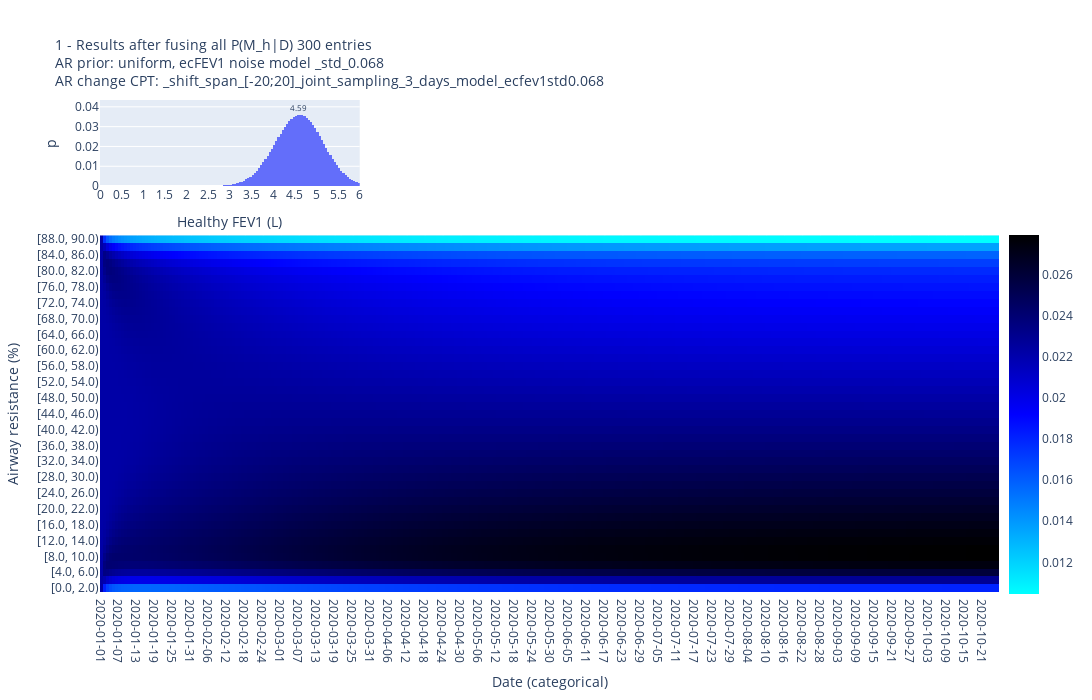

Notebook code cell kept with this figure:
### Code cell
# df_for_ID = df[df.ID == "117"]

# dftmp, _, _ = dh.find_longest_consec_series(df_for_ID)

# ecfef2575_cols = [
#     "ecFEF2575%ecFEV1",
#     "idx ecFEF2575%ecFEV1",
#     "idx ecFEF25-75 % ecFEV1 (%)",
# ]
# ecfev1_cols = [
#     "ecFEV1",
#     "idx ecFEV1 (L)",
# ]

# obs = "ecFEV1, ecFEF25-75"
# obs = "ecFEV1"
# # dftmp[ecfef2575_cols] = np.nan
# obs = "no obs"
# dftmp[ecfev1_cols + ecfef2575_cols] = np.nan

# Create a mock df with 100 entries with id 1, the same columns as the original df but all nan
ndays = 300
dftmp = pd.DataFrame(
    np.nan,
    index=np.arange(ndays),
    columns=df.columns,
)
dftmp["ID"] = '1'
dftmp["Height"] = 180
dftmp["Age"] = 30
dftmp["Sex"] = "Male"
# Date recorded is a datetime
dftmp["Date Recorded"] = pd.date_range("2020-01-01", periods=ndays, freq="D")


(fig, p_M_given_D, log_p_D_given_M, AR_given_M_and_D, AR_given_M_and_all_D) = (
    algs.run_long_noise_model_through_time(
        dftmp,
        ar_prior="uniform",
        # ar_prior="uniform message to HFEV1",
        # ar_prior="breathe (2 days model, ecFEV1 addmultnoise, ecFEF25-75)",
        ar_change_cpt_suffix="_shift_span_[-20;20]_joint_sampling_3_days_model_ecfev1std0.068",
        ecfev1_noise_model_suffix="_std_0.068",
        fef2575_cpt_suffix="",
        # save=True
    )
)
dftmp.head()

### Figure 1 — Plotly figure (JSON) as saved in the notebook; plotly's stock layout.template omitted (floating-point values rounded to 4 significant figures; data arrays with more than 128 entries replaced by an {"elided": "..."} marker saying what was removed)
{"data": [{"histfunc": "sum", "type": "histogram", "x": [1, 1.05, 1.1, 1.15, 1.2, 1.25, 1.3, 1.35, 1.4, 1.45, 1.5, 1.55, 1.6, 1.65, 1.7, 1.75, 1.8, 1.85, 1.9, 1.95, 2.0, 2.05, 2.1, 2.15, 2.2, 2.25, 2.3, 2.35, 2.4, 2.45, 2.5, 2.55, 2.6, 2.65, 2.7, 2.75, 2.8, 2.85, 2.9, 2.95, 3.0, 3.05, 3.1, 3.15, 3.2, 3.25, 3.3, 3.35, 3.4, 3.45, 3.5, 3.55, 3.6, 3.65, 3.7, 3.75, 3.8, 3.85, 3.9, 3.95, 4.0, 4.05, 4.1, 4.15, 4.2, 4.25, 4.3, 4.35, 4.4, 4.45, 4.5, 4.55, 4.6, 4.65, 4.7, 4.75, 4.8, 4.85, 4.9, 4.95, 5.0, 5.05, 5.1, 5.15, 5.2, 5.25, 5.3, 5.35, 5.4, 5.45, 5.5, 5.55, 5.6, 5.65, 5.7, 5.75, 5.8, 5.85, 5.9, 5.95], "xaxis": "x", "xbins": {"end": 6, "size": 0.05, "start": 0}, "y": [1.223e-09, 1.834e-09, 2.745e-09, 4.102e-09, 6.118e-09, 9.103e-09, 1.351e-08, 2e-08, 2.953e-08, 4.346e-08, 6.377e-08, 9.326e-08, 1.359e-07, 1.974e-07, 2.855e-07, 4.115e-07, 5.907e-07, 8.444e-07, 1.202e-06, 1.703e-06, 2.403e-06, 3.375e-06, 4.717e-06, 6.562e-06, 9.084e-06, 1.251e-05, 1.715e-05, 2.337e-05, 3.17e-05, 4.275e-05, 5.734e-05, 7.65e-05, 0.0001015, 0.0001338, 0.0001755, 0.0002288, 0.0002964, 0.0003818, 0.0004888, 0.0006219, 0.0007863, 0.0009879, 0.001233, 0.00153, 0.001885, 0.002307, 0.002806, 0.003389, 0.004066, 0.004844, 0.005732, 0.006736, 0.00786, 0.009106, 0.01047, 0.01196, 0.01356, 0.01527, 0.01706, 0.01891, 0.02082, 0.02274, 0.02466, 0.02653, 0.02833, 0.03001, 0.03155, 0.03291, 0.03405, 0.03496, 0.03561, 0.03597, 0.03605, 0.03584, 0.03534, 0.03456, 0.03351, 0.03223, 0.03075, 0.02908, 0.02728, 0.02537, 0.02339, 0.02138, 0.01938, 0.01741, 0.01551, 0.0137, 0.01199, 0.0104, 0.008946, 0.007626, 0.006442, 0.005394, 0.004475, 0.00368, 0.002998, 0.002421, 0.001937, 0.001535], "yaxis": "y"}, {"coloraxis": "coloraxis", "type": "heatmap", "x": {"elided": "300 str values"}, "xaxis": "x2", "y": ["[0.0, 2.0)", "[2.0, 4.0)", "[4.0, 6.0)", "[6.0, 8.0)", "[8.0, 10.0)", "[10.0, 12.0)", "[12.0, 14.0)", "[14.0, 16.0)", "[16.0, 18.0)", "[18.0, 20.0)", "[20.0, 22.0)", "[22.0, 24.0)", "[24.0, 26.0)", "[26.0, 28.0)", "[28.0, 30.0)", "[30.0, 32.0)", "[32.0, 34.0)", "[34.0, 36.0)", "[36.0, 38.0)", "[38.0, 40.0)", "[40.0, 42.0)", "[42.0, 44.0)", "[44.0, 46.0)", "[46.0, 48.0)", "[48.0, 50.0)", "[50.0, 52.0)", "[52.0, 54.0)", "[54.0, 56.0)", "[56.0, 58.0)", "[58.0, 60.0)", "[60.0, 62.0)", "[62.0, 64.0)", "[64.0, 66.0)", "[66.0, 68.0)", "[68.0, 70.0)", "[70.0, 72.0)", "[72.0, 74.0)", "[74.0, 76.0)", "[76.0, 78.0)", "[78.0, 80.0)", "[80.0, 82.0)", "[82.0, 84.0)", "[84.0, 86.0)", "[86.0, 88.0)", "[88.0, 90.0)"], "yaxis": "y2", "z": {"elided": "45x300 float values"}}], "layout": {"annotations": [{"font": {"size": 8}, "showarrow": false, "text": "4.59", "x": 4.588, "xref": "x", "y": 0.03966, "yref": "y"}], "coloraxis": {"colorbar": {"len": 0.77, "x": 1, "y": 0.36}, "colorscale": [[0, "cyan"], [0.5, "blue"], [1, "black"]]}, "font": {"size": 12}, "height": 700, "title": {"font": {"size": 14}, "text": "1 - Results after fusing all P(M_h|D) 300 entries<br>AR prior: uniform, ecFEV1 noise model _std_0.068<br>AR change CPT: _shift_span_[-20;20]_joint_sampling_3_days_model_ecfev1std0.068"}, "width": 1200, "xaxis": {"anchor": "y", "domain": [0, 0.2889], "nticks": 20, "range": [0, 6], "title": {"text": "Healthy FEV1 (L)"}}, "xaxis2": {"anchor": "y2", "domain": [0, 1], "nticks": 50, "title": {"text": "Date (categorical)"}, "type": "category"}, "yaxis": {"anchor": "x", "domain": [0.825, 1], "title": {"text": "p"}}, "yaxis2": {"anchor": "x2", "domain": [0, 0.725], "title": {"text": "Airway resistance (%)"}}}}
